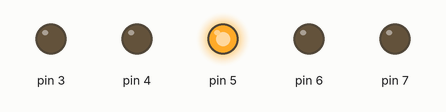
Bench run of a sketch on a simulated Arduino Uno, built with avr-gcc and run on an emulated ATmega328P. Parts: output pins drawn as LEDs (lit = HIGH).

Above: at 0.45 s.
At 2.15 s:
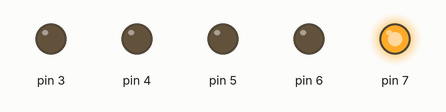
At 3.35 s:
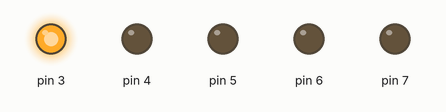
At 5.75 s:
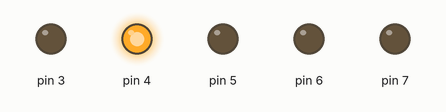
At 11.45 s:
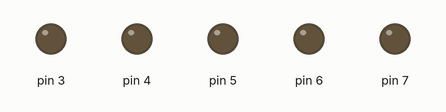
At 20.75 s:
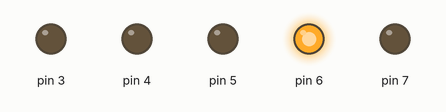
Timing chart, 0 to 21.1 s (numbered marks = the images above):
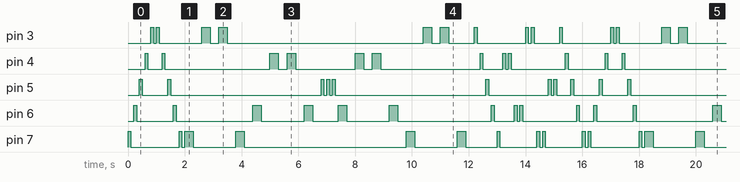

Measured:
- by itself, pin 5: repeats every 16.2 s: LOW 0.90 s, HIGH 0.10 s, LOW 5.3 s, 2 × (HIGH 0.10 s, LOW 0.10 s), HIGH 0.10 s, LOW 5.3 s, HIGH 0.10 s, LOW 2.1 s, HIGH 0.10 s, LOW 0.10 s, HIGH 0.10 s, LOW 0.50 s, HIGH 0.10 s, LOW 0.90 s, HIGH 0.10 s
- by itself, pin 7: repeats every 16.2 s: LOW 1.7 s, HIGH 0.10 s, LOW 0.10 s, HIGH 0.30 s, LOW 1.5 s, HIGH 0.30 s, LOW 5.7 s, HIGH 0.30 s, LOW 1.5 s, HIGH 0.30 s, LOW 1.1 s, HIGH 0.10 s, LOW 1.3 s, HIGH 0.10 s, LOW 0.10 s, HIGH 0.10 s, LOW 1.3 s, HIGH 0.10 s, LOW 0.10 s, HIGH 0.10 s
- by itself, everything shown: repeats every 16.2 s, in 98 steps

The sketch:

LightPlay.ino
```cpp
int redLed = 7;
int greenLed = 6;
int yellowLed = 5;
int whiteLed = 4;
int red2led = 3;

void setup() {
// put your setup code here, to run once:
pinMode(7, OUTPUT);
pinMode(6, OUTPUT);
pinMode(5, OUTPUT);
pinMode(4, OUTPUT);
pinMode(3, OUTPUT);
}

void loop() {
// put your main code here, to run repeatedly:
digitalWrite(7, HIGH);
delay(100);
digitalWrite(7, LOW);
delay(100);
digitalWrite(6, HIGH);
delay(100);
digitalWrite(6, LOW);
delay(100);
digitalWrite(5, HIGH);
delay(100);
digitalWrite(5, LOW);
delay(100);
digitalWrite(4, HIGH);
delay(100);
digitalWrite(4, LOW);
delay(100);
digitalWrite(3, HIGH);
delay(100);
digitalWrite(3, LOW);
delay(100);


digitalWrite(3, HIGH);
delay(100);
digitalWrite(3, LOW);
delay(100);
digitalWrite(4, HIGH);
delay(100);
digitalWrite(4, LOW);
delay(100);
digitalWrite(5, HIGH);
delay(100);
digitalWrite(5, LOW);
delay(100);
digitalWrite(6, HIGH);
delay(100);
digitalWrite(6, LOW);
delay(100);
digitalWrite(7, HIGH);
delay(100);
digitalWrite(7, LOW);
delay(100);

digitalWrite(7, HIGH);
delay(300);
digitalWrite(7, LOW);
delay(300);
digitalWrite(3, HIGH);
delay(300);
digitalWrite(3, LOW);
delay(300);
digitalWrite(3, HIGH);
delay(300);
digitalWrite(3, LOW);
delay(300);
digitalWrite(7, HIGH);
delay(300);
digitalWrite(7, LOW);
delay(300);

digitalWrite(6, HIGH);
delay(300);
digitalWrite(6, LOW);
delay(300);
digitalWrite(4, HIGH);
delay(300);
digitalWrite(4, LOW);
delay(300);
digitalWrite(4, HIGH);
delay(300);
digitalWrite(4, LOW);
delay(300);
digitalWrite(6, HIGH);
delay(300);
digitalWrite(6, LOW);
delay(300);


digitalWrite(5, HIGH);
delay(100);
digitalWrite(5, LOW);
delay(100);
digitalWrite(5, HIGH);
delay(100);
digitalWrite(5, LOW);
delay(100);
digitalWrite(5, HIGH);
delay(100);
digitalWrite(5, LOW);
delay(100);

digitalWrite(6, HIGH);
delay(300);
digitalWrite(6, LOW);
delay(300);
digitalWrite(4, HIGH);
delay(300);
digitalWrite(4, LOW);
delay(300);
digitalWrite(4, HIGH);
delay(300);
digitalWrite(4, LOW);
delay(300);
digitalWrite(6, HIGH);
delay(300);
digitalWrite(6, LOW);
delay(300);

digitalWrite(7, HIGH);
delay(300);
digitalWrite(7, LOW);
delay(300);
digitalWrite(3, HIGH);
delay(300);
digitalWrite(3, LOW);
delay(300);
digitalWrite(3, HIGH);
delay(300);
digitalWrite(3, LOW);
delay(300);
digitalWrite(7, HIGH);
delay(300);
digitalWrite(7, LOW);
delay(300);

digitalWrite(3, HIGH);
delay(100);
digitalWrite(3, LOW);
delay(100);
digitalWrite(4, HIGH);
delay(100);
digitalWrite(4, LOW);
delay(100);
digitalWrite(5, HIGH);
delay(100);
digitalWrite(5, LOW);
delay(100);
digitalWrite(6, HIGH);
delay(100);
digitalWrite(6, LOW);
delay(100);
digitalWrite(7, HIGH);
delay(100);
digitalWrite(7, LOW);
delay(100);

digitalWrite(4, HIGH);
delay(100);
digitalWrite(4, LOW);
delay(100);
digitalWrite(4, HIGH);
delay(100);
digitalWrite(4, LOW);
delay(100);

digitalWrite(6, HIGH);
delay(100);
digitalWrite(6, LOW);
delay(100);
digitalWrite(6, HIGH);
delay(100);
digitalWrite(6, LOW);
delay(100);

digitalWrite(3, HIGH);
delay(100);
digitalWrite(3, LOW);
delay(100);
digitalWrite(3, HIGH);
delay(100);
digitalWrite(3, LOW);
delay(100);

digitalWrite(7, HIGH);
delay(100);
digitalWrite(7, LOW);
delay(100);
digitalWrite(7, HIGH);
delay(100);
digitalWrite(7, LOW);
delay(100);

digitalWrite(5, HIGH);
delay(100);
digitalWrite(5, LOW);
delay(100);
digitalWrite(5, HIGH);
delay(100);
digitalWrite(5, LOW);
delay(100);

digitalWrite(3, HIGH);
delay(100);
digitalWrite(3, LOW);
delay(100);
digitalWrite(4, HIGH);
delay(100);
digitalWrite(4, LOW);
delay(100);
digitalWrite(5, HIGH);
delay(100);
digitalWrite(5, LOW);
delay(100);
digitalWrite(6, HIGH);
delay(100);
digitalWrite(6, LOW);
delay(100);
digitalWrite(7, HIGH);
delay(100);
digitalWrite(7, LOW);
delay(100);
}
```
